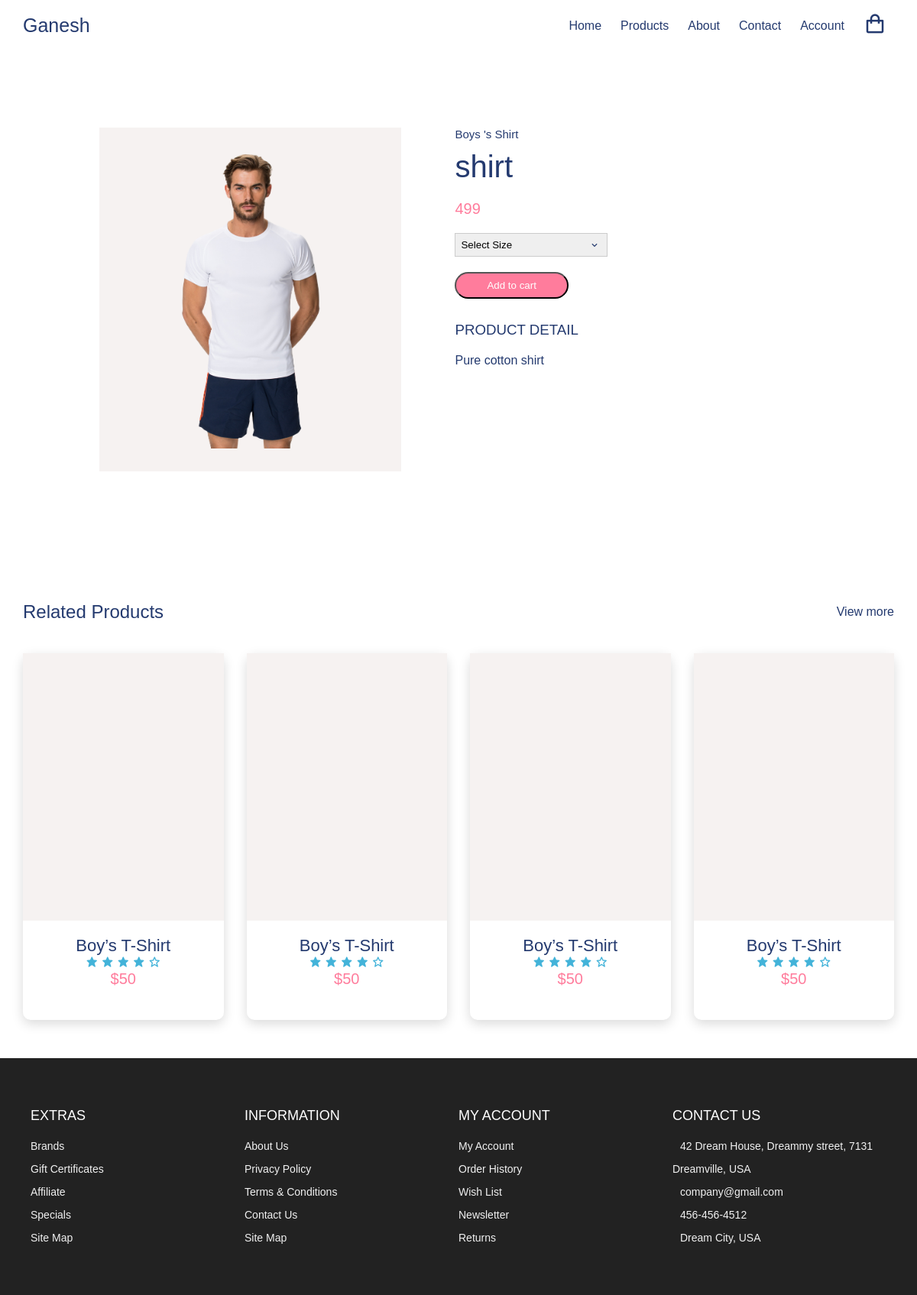
The app's page /product/2 with its own data.
### home/models.py (models this page shows, shortened)
class Product(models.Model):
    product_name = models.CharField(max_length=30)
    desc = models.CharField(max_length=100)
    product_img = models.ImageField(upload_to="product")
    product_price =models.IntegerField()
    product_date = models.DateTimeField(auto_now_add=True)

### home/views.py (the view)
# urls.py: path("product/<int:id>",views.product_details,name="details"),
def product_details(request,id):
    product = Product.objects.get(pk=id)
    return render(request, "products-details.html",{"product":product})

### templates/products-details.html (shortened to what this page needs)
<!DOCTYPE html>
{% load static %}
<html lang="en">
<head>
  <link rel="stylesheet" href="https://cdn.jsdelivr.net/npm/boxicons@latest/css/boxicons.min.css" />
  <link rel="stylesheet" href="https://cdnjs.cloudflare.com/ajax/libs/Glide.js/3.4.1/css/glide.core.css" />
  <link rel="stylesheet" href="{% static "style.css" %}" />
</head>
<body>
  <nav class="nav">
    <div class="navigation container">
      <div class="logo">
        <h1>Ganesh</h1>
      </div>
      <div class="menu">
        <ul class="nav-list">
          <li class="nav-item">
            <a href="{% url "home" %}" class="nav-link">Home</a>
          </li>
          <li class="nav-item">
            <a href="{% url "product" %}" class="nav-link">Products</a>
          </li>
          <li class="nav-item">
            <a href="#about" class="nav-link">About</a>
          </li>
          <li class="nav-item">
            <a href="#contact" class="nav-link">Contact</a>
          </li>
          <li class="nav-item">
            <a href="{% url "signup" %}" class="nav-link">Account</a>
          </li>
          <li class="nav-item">
            <a href="{% url "cart" %}" class="nav-link icon"><i class="bx bx-shopping-bag"></i></a>
          </li>
        </ul>
      </div>
    </div>
  </nav>
  <section class="section product-detail">
    <div class="details container-md">
      <div class="left">
        <div class="main" style="max-height:400ppx">
          <img src="{{product.product_img.url}}" alt="">
        </div>
      </div>
      <div class="right">
        <span>Boys 's Shirt</span>
        <h1>{{product.product_name}}</h1>
        <div class="price">{{product.product_price}}</div>
        <form>
          <div>
            <select>
              <option value="Select Size" selected disabled>Select Size</option>
            </select>
            <span><i class='bx bx-chevron-down'></i></span>
          </div>
        </form>
        <form class="form" action="/add-to-cart/"  >
          <button class="addCart" type="submit">Add to cart </button>
        </form>
        <h3>Product Detail</h3>
        <p>{{product.desc}}</p>
      </div>
    </div>
  </section>
  <section class="section featured">
    <div class="top container">
      <h1>Related Products</h1>
      <a href="#" class="view-more">View more</a>
    </div>
    <div class="product-center container">
      <div class="product">
        <div class="product-header">
        </div>
        <div class="product-footer">
          <a href="#"><h3>Boy’s T-Shirt</h3></a>
          <div class="rating">
            <i class="bx bxs-star"></i>
            <i class="bx bxs-star"></i>
            <i class="bx bxs-star"></i>
            <i class="bx bxs-star"></i>
            <i class="bx bx-star"></i>
          </div>
          <h4 class="price">$50</h4>
        </div>
      </div>
      <div class="product">
        <div class="product-header">
        </div>
        <div class="product-footer">
          <a href="#"><h3>Boy’s T-Shirt</h3></a>
          <div class="rating">
            <i class="bx bxs-star"></i>
            <i class="bx bxs-star"></i>
            <i class="bx bxs-star"></i>
            <i class="bx bxs-star"></i>
            <i class="bx bx-star"></i>
          </div>
          <h4 class="price">$50</h4>
        </div>
      </div>
      <div class="product">
        <div class="product-header">
        </div>
        <div class="product-footer">
          <a href="#"><h3>Boy’s T-Shirt</h3></a>
          <div class="rating">
            <i class="bx bxs-star"></i>
            <i class="bx bxs-star"></i>
            <i class="bx bxs-star"></i>
            <i class="bx bxs-star"></i>
            <i class="bx bx-star"></i>
          </div>
          <h4 class="price">$50</h4>
        </div>
      </div>
      <div class="product">
        <div class="product-header">
        </div>
        <div class="product-footer">
          <a href="#"><h3>Boy’s T-Shirt</h3></a>
          <div class="rating">
            <i class="bx bxs-star"></i>
            <i class="bx bxs-star"></i>
            <i class="bx bxs-star"></i>
            <i class="bx bxs-star"></i>
            <i class="bx bx-star"></i>
          </div>
          <h4 class="price">$50</h4>
        </div>
      </div>
    </div>
  </section>
  <footer id="footer" class="section footer">
    <div class="container">
      <div class="footer-container">
        <div class="footer-center">
          <h3>EXTRAS</h3>
          <a href="#">Brands</a>
          <a href="#">Gift Certificates</a>
          <a href="#">Affiliate</a>
          <a href="#">Specials</a>
          <a href="#">Site Map</a>
        </div>
        <div class="footer-center">
          <h3>INFORMATION</h3>
          <a href="#">About Us</a>
          <a href="#">Privacy Policy</a>
          <a href="#">Terms & Conditions</a>
          <a href="#">Contact Us</a>
          <a href="#">Site Map</a>
        </div>
        <div class="footer-center">
          <h3>MY ACCOUNT</h3>
          <a href="#">My Account</a>
          <a href="#">Order History</a>
          <a href="#">Wish List</a>
          <a href="#">Newsletter</a>
          <a href="#">Returns</a>
        </div>
        <div class="footer-center">
          <h3>CONTACT US</h3>
          <div>
            42 Dream House, Dreammy street, 7131 Dreamville, USA
          </div>
          <div>
            company@gmail.com
          </div>
          <div>
            456-456-4512
          </div>
          <div>
            Dream City, USA
          </div>
        </div>
      </div>
    </div>
  </footer>
</body>
</html>

### static/style.css (style rules this page uses)
:root { --white: #fff; --black: #222; --pink: #f60091; --grey: #444; --grey2: #959595; --grey-alt: #d1e2e9; --yellow: #ffd800; --green: #59b210; }
*, *::before, *::after { margin: 0; padding: 0; box-sizing: inherit; }
html { scroll-behavior: smooth; box-sizing: border-box; font-size: 62.5%; }
body { font-family: "Poppins", sans-serif; font-size: 1.6rem; font-weight: 400; background-color: #fff; color: #243a6f; position: relative; z-index: 1; }
h1, h2, h3, h4 { font-weight: 500; }
a { color: inherit; text-decoration: none; }
img { max-width: 100%; }
li { list-style: none; }
.container { max-width: 120rem; margin: 0 auto; }
.container-md { max-width: 100rem; margin: 0 auto; }
@media only screen and (max-width: 1200px) { .container { padding: 0 3rem; } }
@media only screen and (max-width: 1200px) { .container-md { padding: 0 3rem; } }
.nav { padding: 1.6rem 0; }
.navigation { display: flex; align-items: center; justify-content: space-between; }
.logo h1 { font-size: 2.5rem; }
.nav-list { display: flex; align-items: center; }
.nav-item:not(:last-child) { margin-right: 0.5rem; }
.nav-link:link, .nav-link:visited { padding: 0.8rem 1rem; transition: all 300ms ease-in-out; }
.nav-link.icon { font-size: 3rem; }
.section { padding: 10rem 0 5rem 0; }
.product-center { display: grid; grid-template-columns: repeat(auto-fit, minmax(25rem, 1fr)); gap: 7rem 3rem; }
.product { height: 48rem; background-color: #fff; box-shadow: 0 0.5rem 1.5rem rgba(0, 0, 0, 0.15); border-radius: 1rem; text-align: center; transition: all 300ms ease-in-out; }
.product-header { position: relative; height: 35rem; background-color: #f6f2f1; transition: all 300ms ease-in-out; z-index: 0; }
.product-footer { padding: 2rem 1.6rem 1.6rem 1.6rem; }
.product-footer h3 { font-size: 2.2rem; }
.rating { color: #43b3d9; }
.product-footer .price { color: #ff7c9c; font-size: 2rem; }
.footer { background-color: var(--black); padding: 6rem 1rem; line-height: 3rem; }
.footer-container { display: grid; grid-template-columns: repeat(4, 1fr); color: var(--white); }
.footer-center a:link, .footer-center a:visited { display: block; color: #f1f1f1; font-size: 1.4rem; transition: 0.6s; }
.footer-center div { color: #f1f1f1; font-size: 1.4rem; }
.footer-center h3 { font-size: 1.8rem; font-weight: 400; margin-bottom: 1rem; }
.section .top { display: flex; align-items: center; justify-content: space-between; margin-bottom: 4rem; }
form { position: relative; z-index: 1; }
form span { position: absolute; top: 50%; right: 1rem; transform: translateY(-50%); font-size: 2rem; z-index: 0; }
.product-detail .details { display: grid; grid-template-columns: 1fr 1.2fr; gap: 7rem; }
.product-detail .left { display: flex; flex-direction: column; }
.product-detail .left .main { text-align: center; background-color: #f6f2f1; margin-bottom: 2rem; height: 45rem; padding: 3rem; }
.product-detail .left .main img { object-fit: contain; height: 100%; }
.product-detail .right span { display: inline-block; font-size: 1.5rem; margin-bottom: 1rem; }
.product-detail .right h1 { font-size: 4rem; line-height: 1.2; margin-bottom: 2rem; }
.product-detail .right .price { font-size: 600; font-size: 2rem; color: #ff7c9c; margin-bottom: 2rem; }
.product-detail .right div { display: inline-block; position: relative; z-index: 1; }
.product-detail .right select { font-family: "Poppins", sans-serif; width: 20rem; padding: 0.7rem; border: 1px solid #ccc; appearance: none; outline: none; }
.product-detail form { margin-bottom: 2rem; }
.product-detail form span { position: absolute; top: 50%; right: 1rem; transform: translateY(-50%); font-size: 2rem; z-index: 0; }
.product-detail .form { margin-bottom: 3rem; }
.product-detail .form .addCart { background: #ff7c9c; padding: 0.8rem 4rem; color: #fff; border-radius: 3rem; }
.product-detail h3 { text-transform: uppercase; margin-bottom: 2rem; }

### records on screen
Product: product_img (picture), product_name "shirt", product_price "499", desc "Pure cotton shirt"
